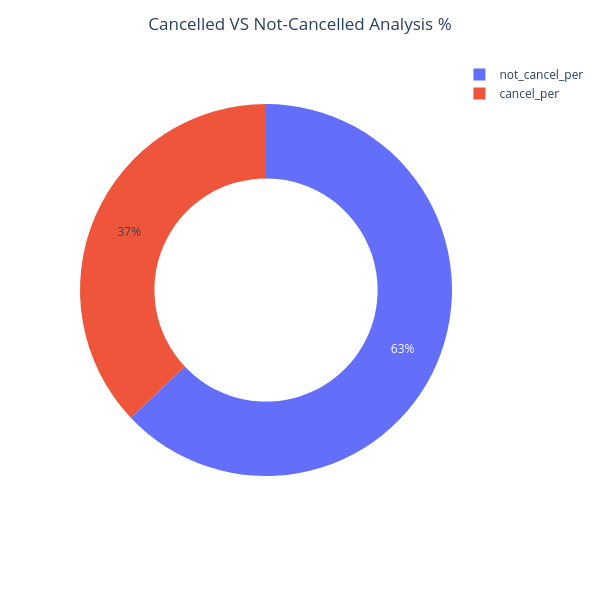

Notebook code cell kept with this figure:
### Code cell
fig = px.pie(
    names = ['cancel_per' ,'not_cancel_per'],
    values =[cancel_per, not_cancel_per],
    hole = 0.6
)

fig.update_layout(
    title = 'Cancelled VS Not-Cancelled Analysis %',
    title_x = 0.5
)

fig.update_layout(
    width=600,
    height=600
)



fig.show()

### Figure 1 — Plotly figure (JSON) as saved in the notebook; plotly's stock layout.template omitted (floating-point values rounded to 4 significant figures)
{"data": [{"domain": {"x": [0, 1], "y": [0, 1]}, "hole": 0.6, "hovertemplate": "label=%{label}<br>value=%{value}<extra></extra>", "labels": ["cancel_per", "not_cancel_per"], "legendgroup": "", "name": "", "showlegend": true, "type": "pie", "values": [37.04, 62.96]}], "layout": {"height": 600, "legend": {"tracegroupgap": 0}, "margin": {"t": 60}, "title": {"text": "Cancelled VS Not-Cancelled Analysis %", "x": 0.5}, "width": 600}}
